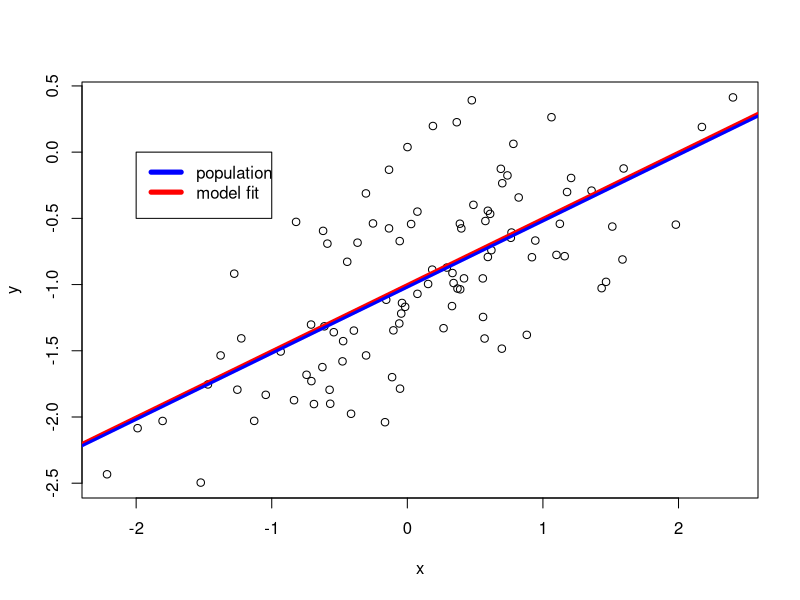
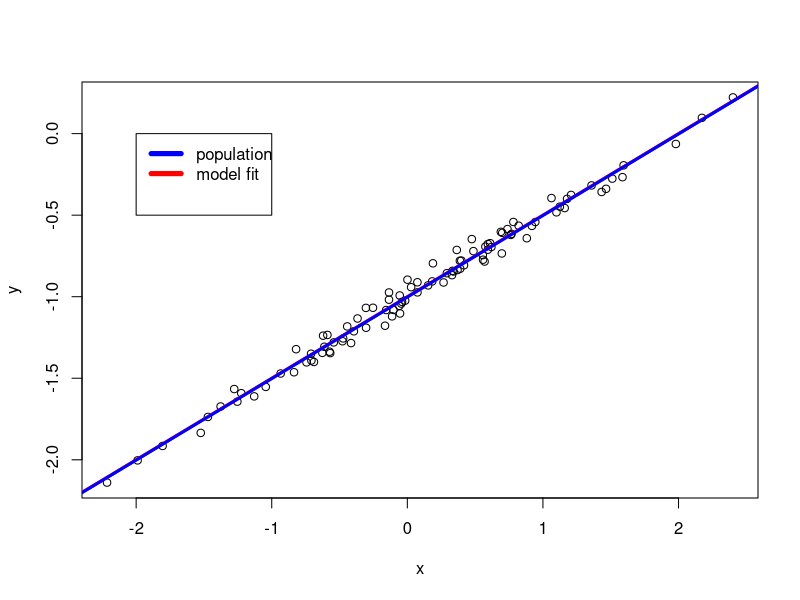
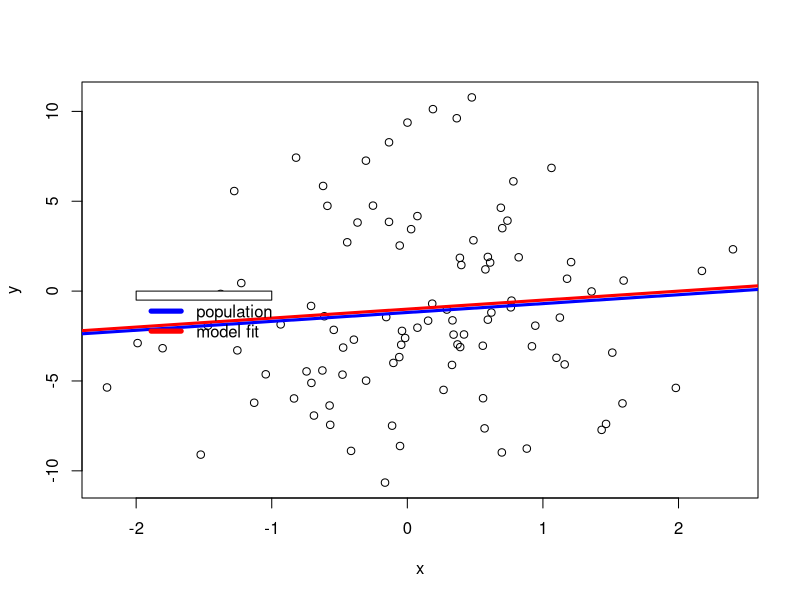

Source code (R) for these figures, in order:
#-----------------------13-----------
#---------------(a)------------------
set.seed(1)
x=rnorm(100,mean=0,sd=1) 
#----------------------(b)------------
eps=rnorm(100,mean=0,sd=0.5)
#----------------------(c)------------
y=-1+0.5*x+eps
Ly=length(y)
#Length of y is 100 and beta0=-1,beta1=0.5
#---------------(d)-----------------------
plot(x,y)
#----x and y looks positively correlated----
#---------------(e)----------------------
lm.fit=lm(y~x)
summary(lm.fit)
#beta0=-1.0188,beta1=0.4995 which is close to the linear model betas.
#----------------(f)--------------------
abline(a=-1,b=0.5,col="red",lwd=3)
abline(lm.fit,col="blue",lwd=3)
legend(x = c(-2,-1), y = c(-0.5,0.0), legend = c("population", "model fit"), col = c("blue","red"), lwd=5 )
#-----------------(g)-------------------
lm.fit1=lm(y~x+I(x^2))
summary(lm.fit1)
anova(lm.fit,lm.fit1)
#R2=0.467 for x and R2=0.478 when x^2 abd x (since R^2 is low for both change is irrelevant).Pr for t statistic of x^2 is 0.16 means no improvement
#-----------------(h)-------------------------------
set.seed(1)
x=rnorm(100,mean=0,sd=1) 
eps=rnorm(100,mean=0,sd=0.05) #cganged it to 0.05 from 0.5
y=-1+0.5*x+eps
Ly=length(y)
plot(x,y)
lm.fit2=lm(y~x)
summary(lm.fit2)
abline(a=-1,b=0.5,col="red",lwd=3)
abline(lm.fit2,col="blue",lwd=3)
legend(x = c(-2,-1), y = c(-0.5,0.0), legend = c("population", "model fit"), col = c("blue","red"), lwd=5 )
lm.fit3=lm(y~x+I(x^2))
summary(lm.fit3)
anova(lm.fit2,lm.fit3)
#with x model: R^2 is 0.989 both T and F statistic P are very low. RSE is only 0.048
#with x^2 model:R^2 is 0.989 both T and F statistic P are very low. RSE is only 0.048 but x^2 term is not useful as Pr for t-statistic is 0.16
#-----------------(i)-------------------------------
set.seed(1)
x=rnorm(100,mean=0,sd=1) 
eps=rnorm(100,mean=0,sd=5) #changed it to 5 from 0.5
y=-1+0.5*x+eps
Ly=length(y)
plot(x,y)
lm.fit4=lm(y~x)
summary(lm.fit4)
abline(a=-1,b=0.5,col="red",lwd=3)
abline(lm.fit4,col="blue",lwd=3)
legend(x = c(-2,-1), y = c(-0.5,0.0), legend = c("population", "model fit"), col = c("blue","red"), lwd=5 )
lm.fit5=lm(y~x+I(x^2))
summary(lm.fit5)
anova(lm.fit,lm.fit5)
#with x model: R^2 is 0.00853 both T and F statistic P are very high. RSE is only 4.8
#with x^2 model:R^2 is 0.0283 both T and F statistic P are very high. RSE is only 0.048 
#--------------(j)---------------------------
confint(lm.fit)
confint(lm.fit2)
confint(lm.fit4)
#confidence interval kept on widening for higher variations(higher sd value).
